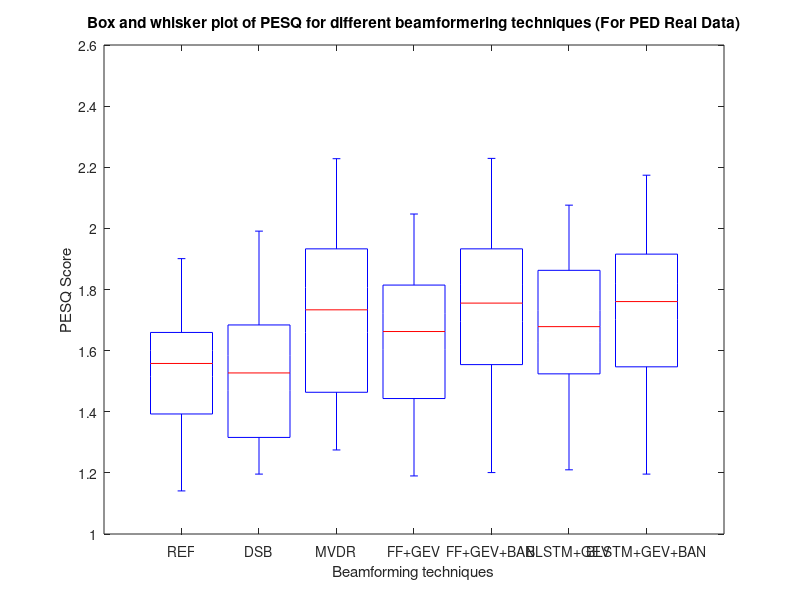

MATLAB code for this plot:
clc; clear all; close all;
% https://uk.mathworks.com/help/stats/boxplot.html

load('DSB');
load('MVDR');
load('GEV');
wb_GEV_NOBAN = wb_GEV;
load('REF');
load('GEV+BAN')
wb_GEV_BAN = wb_GEV;
load('FW+BAN')
wb_FW_BAN = wb_GEV;
load('FW')
wb_FW = wb_GEV;


wb_DSB_average = mean(wb_DSB,2);
wb_MVDR_average = mean(wb_MVDR,2);
wb_REF_average = mean(wb_REF,2);
wb_GEV_average = mean(wb_GEV_NOBAN,2);
wb_GEVBAN_average = mean(wb_GEV_BAN,2);
wb_FWBAN_average = mean(wb_FW_BAN,2);
wb_FW_average = mean(wb_FW,2);


fprintf('==================================\n'); 
% display results to screen
fprintf('====================\n'); 
disp('WB-PESQ score for REF:');
fprintf( 'WB MOS LQO  = %5.3f\n', wb_REF_average );

% display results to screen
fprintf('====================\n'); 
disp('WB-PESQ score for DSB:');
fprintf( 'WB MOS LQO  = %5.3f\n', wb_DSB_average );

    % display results to screen
fprintf('====================\n'); 
disp('WB-PESQ score for MVDR:');
fprintf( 'WB MOS LQO  = %5.3f\n', wb_MVDR_average );

    % display results to screen
fprintf('====================\n'); 
disp('WB-PESQ score for GEV:');
fprintf( 'WB MOS LQO  = %5.3f\n', wb_GEV_average );
fprintf('==================================\n'); 

    % display results to screen
fprintf('====================\n'); 
disp('WB-PESQ score for GEV with BAN:');
fprintf( 'WB MOS LQO  = %5.3f\n', wb_GEVBAN_average );

    % display results to screen
fprintf('====================\n'); 
disp('WB-PESQ score for FW with BAN:');
fprintf( 'WB MOS LQO  = %5.3f\n', wb_FWBAN_average );
fprintf('==================================\n'); 

    % display results to screen
fprintf('====================\n'); 
disp('WB-PESQ score for FW:');
fprintf( 'WB MOS LQO  = %5.3f\n', wb_FW_average );
fprintf('==================================\n');

PESQ_matrix_ped = [wb_REF', wb_DSB', wb_MVDR', wb_FW', wb_FW_BAN', wb_GEV_NOBAN',wb_GEV_BAN'];

figure
boxplot(PESQ_matrix_ped,'Labels',{'REF', 'DSB', 'MVDR', 'FF+GEV', 'FF+GEV+BAN', 'BLSTM+GEV', 'BLSTM+GEV+BAN'})
xlabel('Beamforming techniques')
ylabel('PESQ Score')

title('Box and whisker plot of PESQ for different beamformering techniques (For PED Real Data)')
